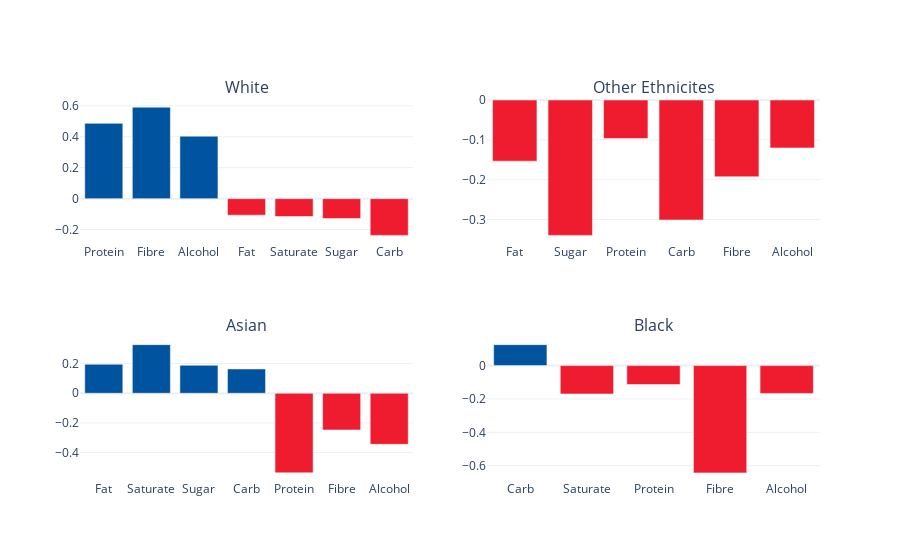

Notebook code for this chart:
### Markdown cell above
### Some Factorio

### Code cell
bar_plot_factory(dataframe = msoa_combined_year,
                 category_socio_economics = ['perc_ethnicity_white_2011','perc_ethnicity_other_2011','perc_ethnicity_asian_2011','perc_ethnicity_black_2011'],
                 category_nutrion = nutrients,
                 html_name = "Correlation_Nutirents_Different_Ethnicitites",
                 output_html = True,
                 auto_commit = True).show()

### Figure 1 — Plotly figure (JSON) as saved in the notebook; plotly's stock layout.template omitted (floating-point values rounded to 4 significant figures)
{"data": [{"marker": {"color": "#00539F"}, "name": "positives", "type": "bar", "x": ["Protein", "Fibre", "Alcohol"], "xaxis": "x", "y": [0.4866, 0.5915, 0.4036], "yaxis": "y"}, {"marker": {"color": "#EE1C2E"}, "name": "negatives", "type": "bar", "x": ["Fat", "Saturate", "Sugar", "Carb"], "xaxis": "x", "y": [-0.1067, -0.1153, -0.1282, -0.2374], "yaxis": "y"}, {"marker": {"color": "#00539F"}, "name": "positives", "type": "bar", "x": [], "xaxis": "x2", "y": [], "yaxis": "y2"}, {"marker": {"color": "#EE1C2E"}, "name": "negatives", "type": "bar", "x": ["Fat", "Sugar", "Protein", "Carb", "Fibre", "Alcohol"], "xaxis": "x2", "y": [-0.1534, -0.3396, -0.09656, -0.301, -0.1926, -0.1202], "yaxis": "y2"}, {"marker": {"color": "#00539F"}, "name": "positives", "type": "bar", "x": ["Fat", "Saturate", "Sugar", "Carb"], "xaxis": "x3", "y": [0.1955, 0.3279, 0.1885, 0.164], "yaxis": "y3"}, {"marker": {"color": "#EE1C2E"}, "name": "negatives", "type": "bar", "x": ["Protein", "Fibre", "Alcohol"], "xaxis": "x3", "y": [-0.537, -0.2474, -0.3444], "yaxis": "y3"}, {"marker": {"color": "#00539F"}, "name": "positives", "type": "bar", "x": ["Carb"], "xaxis": "x4", "y": [0.1259], "yaxis": "y4"}, {"marker": {"color": "#EE1C2E"}, "name": "negatives", "type": "bar", "x": ["Saturate", "Protein", "Fibre", "Alcohol"], "xaxis": "x4", "y": [-0.1703, -0.1131, -0.6434, -0.1667], "yaxis": "y4"}], "layout": {"annotations": [{"font": {"size": 16}, "showarrow": false, "text": "White", "x": 0.225, "xanchor": "center", "xref": "paper", "y": 1, "yanchor": "bottom", "yref": "paper"}, {"font": {"size": 16}, "showarrow": false, "text": "Other Ethnicites", "x": 0.775, "xanchor": "center", "xref": "paper", "y": 1, "yanchor": "bottom", "yref": "paper"}, {"font": {"size": 16}, "showarrow": false, "text": "Asian", "x": 0.225, "xanchor": "center", "xref": "paper", "y": 0.375, "yanchor": "bottom", "yref": "paper"}, {"font": {"size": 16}, "showarrow": false, "text": "Black", "x": 0.775, "xanchor": "center", "xref": "paper", "y": 0.375, "yanchor": "bottom", "yref": "paper"}], "autosize": true, "showlegend": false, "xaxis": {"anchor": "y", "autorange": true, "domain": [0, 0.45], "range": [-0.5, 6.5], "type": "category"}, "xaxis2": {"anchor": "y2", "autorange": true, "domain": [0.55, 1], "range": [-0.5, 5.5], "type": "category"}, "xaxis3": {"anchor": "y3", "autorange": true, "domain": [0, 0.45], "range": [-0.5, 6.5], "type": "category"}, "xaxis4": {"anchor": "y4", "autorange": true, "domain": [0.55, 1], "range": [-0.5, 4.5], "type": "category"}, "yaxis": {"anchor": "x", "autorange": true, "domain": [0.625, 1], "range": [-0.2834, 0.6376], "type": "linear"}, "yaxis2": {"anchor": "x2", "autorange": true, "domain": [0.625, 1], "range": [-0.3575, 0], "type": "linear"}, "yaxis3": {"anchor": "x3", "autorange": true, "domain": [0, 0.375], "range": [-0.585, 0.376], "type": "linear"}, "yaxis4": {"anchor": "x4", "autorange": true, "domain": [0, 0.375], "range": [-0.6861, 0.1686], "type": "linear"}}}
